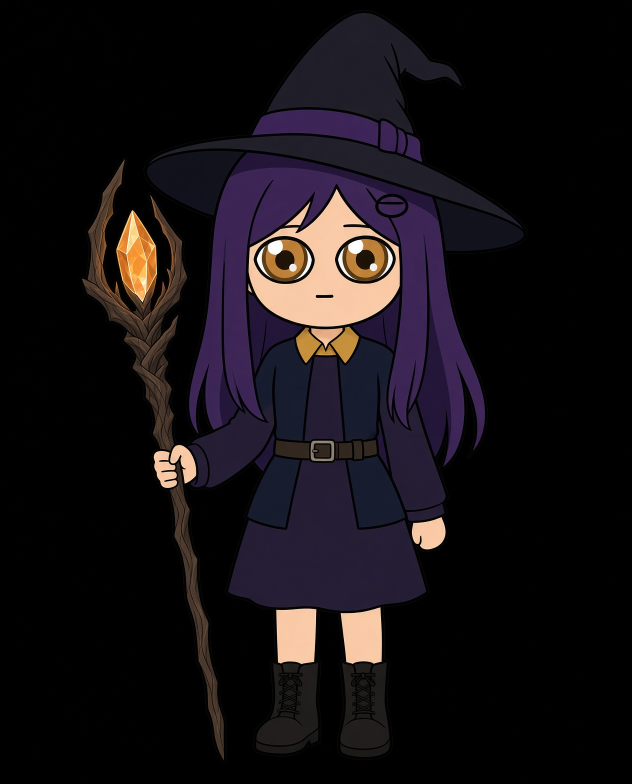
#> input picture ref/katherina/katherina_grok.jpg, 1264 x 1568 px, found by its file name (shown at 1/2 size)
$ python trace_skirt.py
#> lines starting #> are read from the running program, lines starting #| are printed output that depends on the picture; after the words box and inside, x2 and y2 are one past the last pixel; in counts of white or black regions, pixels touching at a corner belong together; long printed decimals are rounded
### .claude/skills/trace-reference/trace_lib.py
"""Reusable pieces of the reference-tracing pipeline.

Generalized out of `harness/trace/trace.py`, `contour.py`, `fit.py`, and
`emit.py`, which hardcoded one reference (`ref/satoshi-real.jpg`) and one
calibration. This module takes the reference path and the calibration as
arguments instead, so it works for any new part (a hat, a prop, a new
hairstyle) without copy-pasting the pipeline again.

The method, in one paragraph: pick two unambiguous points on the reference
to fix a coordinate system in head-radius units (origin + scale), same units
`character.py` already draws in. Threshold the reference into ink/not-ink.
Walk a scan (radial from an anchor, or column-by-column, whichever suits the
shape) to measure how far the ink reaches at each step: that is the raw
silhouette, in the SAME units the shape code uses, so porting it is pasting
numbers, not a fitting problem. Simplify the raw scan to a handful of marks
(Douglas-Peucker), least-squares fit one quadratic control point per segment
between consecutive marks, and emit the result as `Point`/`Segment` literals
ready to paste into a `_part_name()` function.

Nothing here calls an image model or touches the network. It is pixel
thresholding and curve fitting, the same kind of code `contour.py` already
shipped; this module just stops assuming one reference file.
"""

from __future__ import annotations

import math

import numpy as np
from PIL import Image


# [116 lines left out: functions load_ink, calibrate_two_points, radial_profile, column_profile, not called in this run]


def _polar(deg: float, r: float) -> tuple[float, float]:
    a = math.radians(deg)
    return (math.sin(a) * r, -math.cos(a) * r)


def simplify(points: list[tuple[float, float]], tol: float) -> list[int]:
    """Douglas-Peucker on an xy point list; returns kept INDICES.

    Keeps whatever sits furthest from the chord between the current
    endpoints, recursively, which is exactly what a tip or a notch is, unlike
    thinning by local prominence (tried first in `fit.py`'s own history,
    silently ate a whole sawtooth of real detail on Satoshi's crop; see that
    module's docstring). `tol` is in the same units as `points` (head radii,
    if that is what was passed in): start around 0.03-0.07 and look at the
    result, this project has never picked it analytically.
    """

    def rec(lo: int, hi: int) -> list[int]:
        if hi - lo < 2:
            return [lo]
        ax, ay = points[lo]
        bx, by = points[hi]
        dx, dy = bx - ax, by - ay
        n = math.hypot(dx, dy) or 1e-9
        worst, at = -1.0, lo
        for i in range(lo + 1, hi):
            px, py = points[i]
            dist = abs(dx * (ay - py) - (ax - px) * dy) / n
            if dist > worst:
                worst, at = dist, i
        if worst <= tol:
            return [lo]
        return rec(lo, at) + rec(at, hi)

    return [*rec(0, len(points) - 1), len(points) - 1]


def fit_chain(
    xy_points: list[tuple[float, float]], mark_indices: list[int]
) -> tuple[tuple[float, float], list[tuple[tuple[float, float], tuple[float, float]]]]:
    """One least-squares quadratic control point per segment between marks.

    Endpoints pinned to the marked points (exact, not fitted); the single
    free control point per segment is a linear least-squares problem, solved
    directly rather than by search. Placing the control at the segment's own
    midpoint (the obvious first guess) bulges every edge outside the true
    contour; see `fit.py`'s docstring for why that failed here before.
    Returns `(start, segments)` in this project's own `Point`/`Segment`
    shape, ready for `emit_chain` or for `character.py` directly.
    """
    marks = [xy_points[i] for i in mark_indices]
    start = marks[0]
    segs = []
    for j in range(len(marks) - 1):
        p0, p2 = marks[j], marks[j + 1]
        lo, hi = mark_indices[j], mark_indices[j + 1]
        between = xy_points[lo + 1 : hi]
        if not between:
            mid = ((p0[0] + p2[0]) / 2, (p0[1] + p2[1]) / 2)
            segs.append((mid, p2))
            continue
        num = np.zeros(2)
        den = 0.0
        n = len(between) + 1
        for k, (px, py) in enumerate(between, start=1):
            t = k / n
            w = 2 * (1 - t) * t
            q = np.array((px, py))
            res = q - (1 - t) ** 2 * np.array(p0) - t**2 * np.array(p2)
            num += w * res
            den += w * w
        c = (num / den) if den > 1e-9 else (np.array(p0) + np.array(p2)) / 2
        segs.append(((float(c[0]), float(c[1])), p2))
    return start, segs


def boundary(mask: np.ndarray) -> list[tuple[int, int]]:
    """The ordered outer boundary of `mask`'s largest blob, as (x, y) pixels.

    Moore-neighbour tracing, clockwise on screen, starting from the blob's
    topmost-leftmost pixel. A radial or column scan can only describe a shape
    that is a single-valued function of angle or of x; a brim seen from below,
    a crown whose tip curls back over itself, or a crescent-shaped patch is
    not, and needs its contour walked instead. Isolate the object first (a
    connected-component label of the non-outline fill, grown back by half an
    outline width so the boundary lands on the stroke's centre line): tracing
    a threshold of a composite image walks whatever touches the object too.
    """
    m = np.pad(mask.astype(bool), 1)
    labels, n = _label(m)
    if n > 1:
        sizes = np.bincount(labels.ravel())
        sizes[0] = 0
        m = labels == int(np.argmax(sizes))
    ys, xs = np.nonzero(m)
    i = int(np.lexsort((xs, ys))[0])
    start = (int(xs[i]), int(ys[i]))
    # neighbours clockwise on screen (y down), starting west
    nbrs = [(-1, 0), (-1, -1), (0, -1), (1, -1), (1, 0), (1, 1), (0, 1), (-1, 1)]
    out = [start]
    cur, back = start, 0  # we entered `start` scanning from the west
    for _ in range(4 * m.size):
        for k in range(8):
            d = (back + k) % 8
            nx, ny = cur[0] + nbrs[d][0], cur[1] + nbrs[d][1]
            if m[ny, nx]:
                # next search starts from the neighbour just before this one
                back = (d + 5) % 8
                cur = (nx, ny)
                break
        else:
            break  # isolated pixel
        if cur == start:
            break
        out.append(cur)
    return [(x - 1, y - 1) for x, y in out]


def _label(m: np.ndarray) -> tuple[np.ndarray, int]:
    from scipy import ndimage

    return ndimage.label(m)


def fit_closed(
    points: list[tuple[float, float]], tol: float
) -> tuple[tuple[float, float], list[tuple[tuple[float, float], tuple[float, float]]]]:
    """`simplify` + `fit_chain` for a closed contour (the output of `boundary`).

    Douglas-Peucker needs two distinct endpoints, and a closed loop's first
    and last point are the same one, so the loop is opened at its most
    distant pair: starting at the point farthest from the centroid (a tip,
    which should be a mark anyway) and splitting again at the point farthest
    from that. Each half is simplified on its own and the marks rejoined.
    """
    xy = np.asarray(points, dtype=float)
    c = xy.mean(0)
    s = int(np.argmax(((xy - c) ** 2).sum(1)))
    loop = [*points[s:], *points[:s], points[s]]
    far = int(np.argmax(((np.asarray(loop) - loop[0]) ** 2).sum(1)))
    first = simplify(loop[: far + 1], tol)
    second = [far + i for i in simplify(loop[far:], tol)]
    marks = sorted(set(first) | set(second))
    return fit_chain(loop, marks)


def sample_chain(
    start: tuple[float, float],
    segs: list[tuple[tuple[float, float], tuple[float, float]]],
    per_segment: int = 12,
) -> list[tuple[float, float]]:
    """Points along a fitted chain, for drawing it back over the reference."""
    out = [start]
    p0 = start
    for c, p2 in segs:
        for k in range(1, per_segment + 1):
            t = k / per_segment
            out.append(
                (
                    (1 - t) ** 2 * p0[0] + 2 * (1 - t) * t * c[0] + t**2 * p2[0],
                    (1 - t) ** 2 * p0[1] + 2 * (1 - t) * t * c[1] + t**2 * p2[1],
                )
            )
        p0 = p2
    return out


# [15 lines left out: function emit_chain, not called in this run]

### harness/clothes/trace_skirt.py
"""Trace the dress's skirt off katherina_grok.jpg, carried under what hides it.

    ./harness/run.sh harness/clothes/trace_skirt.py

The skirt (component 204) shows in two places: a narrow strip between the
jacket's lower panels, and the whole flared width below the jacket's hem. The
belt covers its top and the jacket's panels its sides above 3.22 head radii.
The traced shape is the visible fill, unioned with a continuation under those:
edges from the belt's own width at the waist (±0.58 at 2.36, where the skirt
starts) straight to the first fully visible row below the jacket (measured,
per side), the same measure-both-ends-and-interpolate the staff's shaft got
behind the fist. The jacket drawn over it covers exactly that continuation.

Writes `out/clothes/skirt.json` and `out/clothes/skirt_overlay.png`.
"""

from __future__ import annotations

import json
import sys
from pathlib import Path

import numpy as np
from PIL import Image, ImageDraw
from scipy import ndimage as ndi

sys.path.insert(0, str(Path(__file__).resolve().parents[2] / ".claude/skills/trace-reference"))
import trace_lib as tl  # noqa: E402

REF = Path(__file__).resolve().parents[2] / "ref-local/katherina_grok/katherina_grok.jpg"
OX, OY, SC = 650.0, 481.0, 173.7
OUT = Path("out/clothes")

rgb = np.asarray(Image.open(REF).convert("RGB")).astype(int)
lab, _ = ndi.label(rgb.sum(2) > 60)
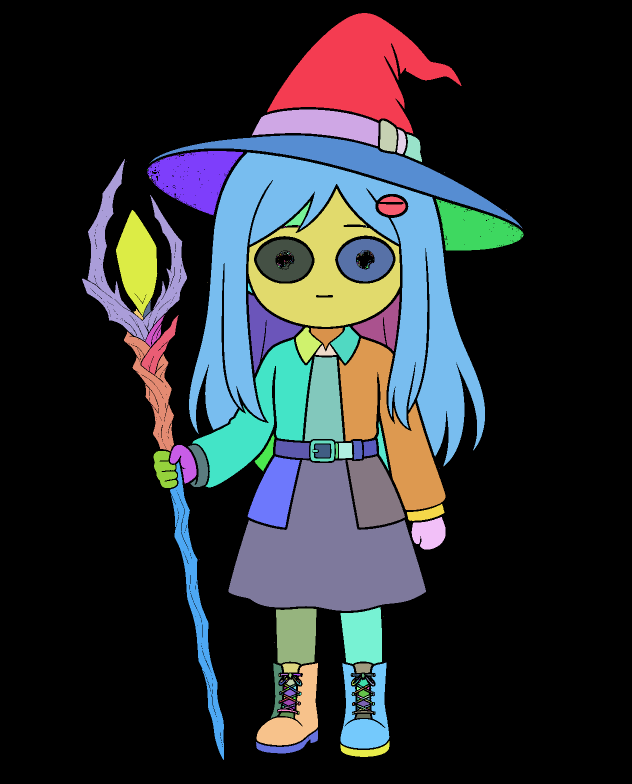
#> lab: shape (1568, 1264) int32 (shown at 1/2 size); 352 distinct labels, from 0 to 351; one colour per label, 0 black
disk = ndi.generate_binary_structure(2, 1)
skirt = lab == 204
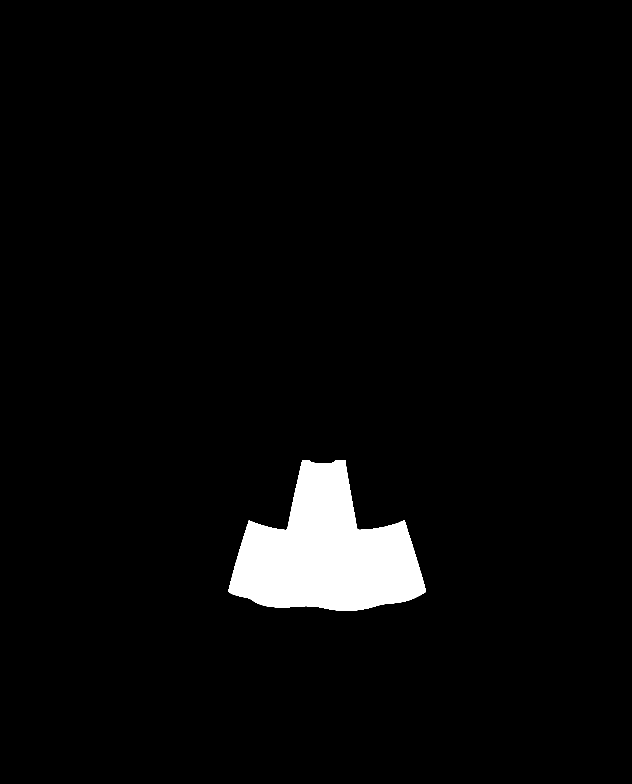
#> skirt: shape (1568, 1264) bool (shown at 1/2 size); 3.6% white; 1 white region, box (x1, y1, x2, y2) and area: (457, 920, 852, 1222) 71845

TOP_Y = 2.36
BELT_HALF = 0.58
top_row = round(OY + TOP_Y * SC)
# First row below the jacket's hem where the skirt spans its full width.
full_row = round(OY + 3.24 * SC)
xs = np.nonzero(skirt[full_row])[0]
#> xs = 158 values from 496 to 810
left_full, right_full = xs.min(), xs.max()
#> left_full = 496; right_full = 810
mask = skirt.copy()
for row in range(top_row, full_row + 1):
    t = (row - top_row) / (full_row - top_row)
    lo = (1 - t) * (OX - BELT_HALF * SC) + t * left_full
    hi = (1 - t) * (OX + BELT_HALF * SC) + t * right_full
    mask[row, round(lo) : round(hi) + 1] = True
#> this loop made 154 passes
#> (lo, hi) on passes 1 to 3: (549.3, 750.7), (548.9, 751.1), (548.6, 751.5)
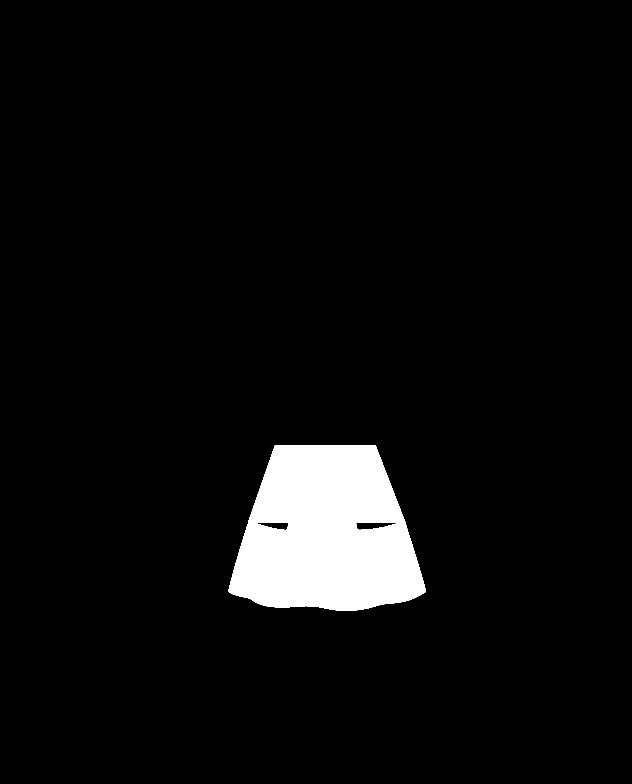
#> mask: shape (1568, 1264) bool (shown at 1/2 size); 4.9% white; 1 white region, box (x1, y1, x2, y2) and area: (457, 891, 852, 1222) 98079
mask = ndi.binary_fill_holes(ndi.binary_erosion(ndi.binary_dilation(mask, disk, 3), disk, 3))
#> mask: shape (1568, 1264) bool; 5% white; 1 white region, box (x1, y1, x2, y2) and area: (457, 891, 852, 1222) 99514
mask = ndi.binary_dilation(mask, disk, 3)  # to the outline's centre line
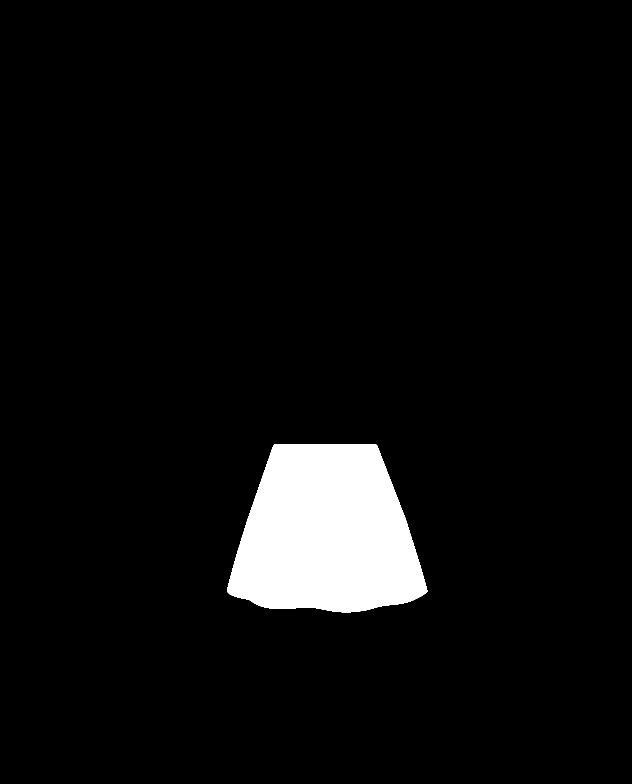
#> mask: shape (1568, 1264) bool (shown at 1/2 size); 5.2% white; 1 white region, box (x1, y1, x2, y2) and area: (454, 888, 855, 1225) 103078
mask[: top_row, :] = False
#> mask: shape (1568, 1264) bool; 5.2% white; 1 white region, box (x1, y1, x2, y2) and area: (454, 891, 855, 1225) 102463

pts = [((x - OX) / SC, (y - OY) / SC) for x, y in tl.boundary(mask)]
#> in boundary, `m = np.pad(mask.astype(bool), 1)`:
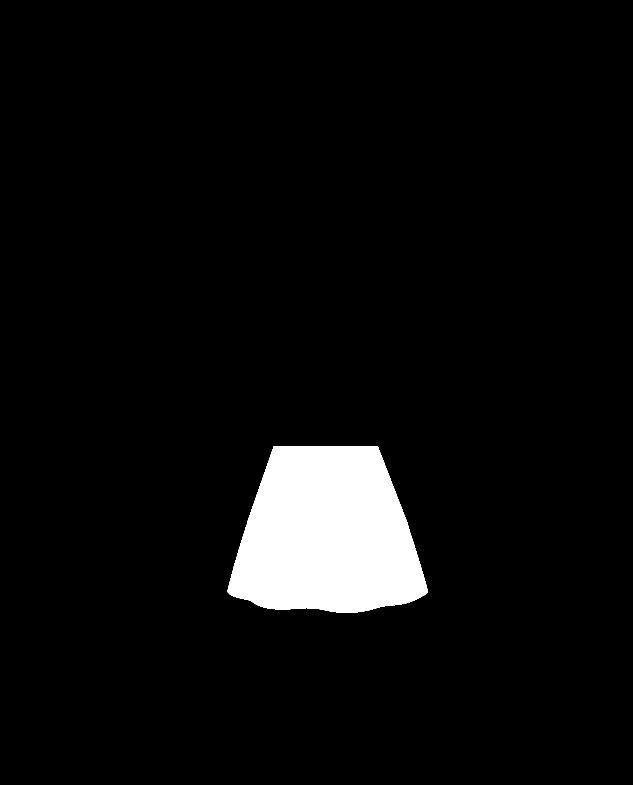
#> m: shape (1570, 1266) bool (shown at 1/2 size); 5.2% white; 1 white region, box (x1, y1, x2, y2) and area: (455, 892, 856, 1226) 102463
#> in boundary, `labels, n = _label(m)`: n = 1
#> in boundary, `i = int(np.lexsort((xs, ys))[0])`: i = 0
#> in boundary, `start = (int(xs[i]), int(ys[i]))`: start = (547, 892)
#> in boundary, `out = [start]`: out = [(547, 892)]
#> in boundary, `cur, back = start, 0`: cur = (547, 892); back = 0
#> after the loop in boundary, `for _ in range(4 * m.size):`: out = 1192 pairs, first value 455 to 855, second value 892 to 1225
#> pts = 1192 pairs, first value -1.13 to 1.17, second value 2.36 to 4.28
start, segs = tl.fit_closed(pts, 0.010)
#> in fit_closed, `xy = np.asarray(points, dtype=float)`: xy has the same summary as pts outside fit_closed
#> in fit_closed, `c = xy.mean(0)`: c = [0.0143, 3.39]
#> in fit_closed, `s = int(np.argmax(((xy - c) ** 2).sum(1)))`: s = 500
#> in fit_closed, `loop = [*points[s:], *points[:s], points[s]]`: loop = 1193 pairs, first value -1.13 to 1.17, second value 2.36 to 4.28
#> in fit_closed, `far = int(np.argmax(((np.asarray(loop) - loop[0]) ** 2).sum(1)))`: far = 692
#> in fit_closed, `first = simplify(loop[: far + 1], tol)`: first = [0, 12, 39, 85, 117, 153, 183, 223, 242, 275, 316, 338, 356, 395, 400, 405, 482, 692]
#> in fit_closed, `second = [far + i for i in simplify(loop[far:], tol)]`: second = [692, 900, 1052, 1192]
#> in fit_closed, `marks = sorted(set(first) | set(second))`: marks = [0, 12, 39, 85, 117, 153, 183, 223, 242, 275, 316, 338, 356, 395, 400, 405, 482, 692, 900, 1052, 1192]
#> in fit_chain, `marks = [xy_points[i] for i in mark_indices]`: marks = 21 items, first 6: (1.17, 4.04), (1.11, 4.09), (0.95, 4.16), (0.685, 4.2), (0.501, 4.25), (0.294, 4.28)
#> in fit_chain, `start = marks[0]`: start = (1.17, 4.04)
#> the loop in fit_chain, `for j in range(len(marks) - 1):` made 20 passes
#> (p0, p2, lo, hi, n, c) on passes 1 to 11: ((1.17, 4.04), (1.11, 4.09), 0, 12, 12, [1.14, 4.07]), ((1.11, 4.09), (0.95, 4.16), 12, 39, 27, [1.03, 4.13]), ((0.95, 4.16), (0.685, 4.2), 39, 85, 46, [0.818, 4.19]), ((0.685, 4.2), (0.501, 4.25), 85, 117, 32, [0.593, 4.22]), ((0.501, 4.25), (0.294, 4.28), 117, 153, 36, [0.397, 4.27]), ((0.294, 4.28), (0.121, 4.27), 153, 183, 30, [0.207, 4.28]), ((0.121, 4.27), (-0.109, 4.23), 183, 223, 40, [0.00576, 4.25]), ((-0.109, 4.23), (-0.219, 4.22), 223, 242, 19, [-0.164, 4.23]), ((-0.219, 4.22), (-0.409, 4.24), 242, 275, 33, [-0.314, 4.23]), ((-0.409, 4.24), (-0.645, 4.23), 275, 316, 41, [-0.527, 4.24]), ((-0.645, 4.23), (-0.771, 4.2), 316, 338, 22, [-0.708, 4.22])
#> (p0, p2, lo, hi, between, n) on pass 14: ((-1.1, 4.07), (-1.13, 4.04), 395, 400, [(-1.11, 4.06), (-1.11, 4.06), (-1.12, 4.05), (-1.12, 4.05)], 5)
#> after the loop in fit_chain, `for j in range(len(marks) - 1):`: segs = 20 items
#> start = (1.17, 4.04); segs = 20 items
print("skirt raw", len(pts), "segments", len(segs), "full row edges", (left_full - OX) / SC, (right_full - OX) / SC)
#| skirt raw 1192 segments 20 full row edges -0.8866 0.9211
OUT.mkdir(parents=True, exist_ok=True)
json.dump({"skirt": {"start": start, "segs": segs}}, open(OUT / "skirt.json", "w"), indent=1)
over = Image.fromarray(np.clip(rgb * 2.5, 0, 255).astype("uint8"))
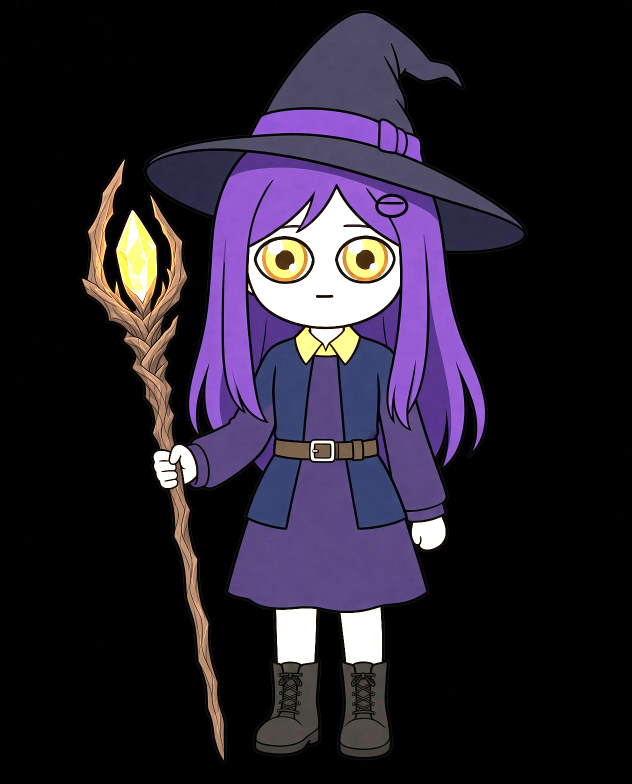
#> over: PIL image 1264x1568 RGB (shown at 1/2 size); mean R, G, B 38, 31.6, 43.9
d = ImageDraw.Draw(over)
d.line([(OX + x * SC, OY + y * SC) for x, y in tl.sample_chain(start, segs, 10)], fill="#00ff66", width=2)
#> in sample_chain, `out = [start]`: out = [(1.17, 4.04)]
#> in sample_chain, `p0 = start`: p0 = (1.17, 4.04)
#> the loop in sample_chain, `for c, p2 in segs:` made 20 passes
#> (c, p0) on passes 1 to 12: ((1.14, 4.07), (1.11, 4.09)), ((1.03, 4.13), (0.95, 4.16)), ((0.818, 4.19), (0.685, 4.2)), ((0.593, 4.22), (0.501, 4.25)), ((0.397, 4.27), (0.294, 4.28)), ((0.207, 4.28), (0.121, 4.27)), ((0.00576, 4.25), (-0.109, 4.23)), ((-0.164, 4.23), (-0.219, 4.22)), ((-0.314, 4.23), (-0.409, 4.24)), ((-0.527, 4.24), (-0.645, 4.23)), ((-0.708, 4.22), (-0.771, 4.2)), ((-0.823, 4.17), (-0.875, 4.13))
#> after the loop in sample_chain, `for c, p2 in segs:`: out = 201 pairs, first value -1.13 to 1.17, second value 2.36 to 4.28
over.crop((380, 840, 920, 1260)).save(OUT / "skirt_overlay.png")
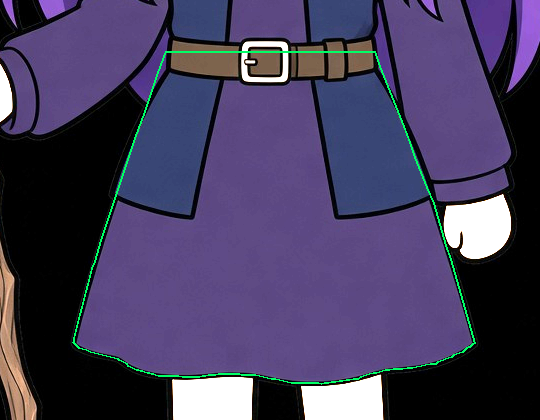
#> saved as skirt_overlay.png: PIL image 540x420 RGB; mean R, G, B 69.8, 62.4, 94.4
print("median colour", "#%02x%02x%02x" % tuple(np.median(rgb[ndi.binary_erosion(skirt, iterations=3)], axis=0).astype(int)))
#| median colour #251d35
